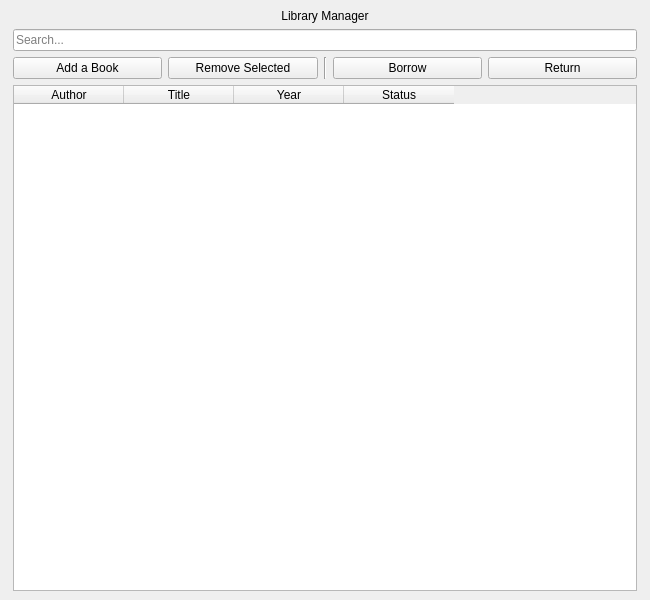
<?xml version="1.0" encoding="UTF-8"?>
<ui version="4.0">
 <class>MainWindow</class>
 <widget class="QMainWindow" name="MainWindow">
  <property name="geometry">
   <rect>
    <x>0</x>
    <y>0</y>
    <width>650</width>
    <height>600</height>
   </rect>
  </property>
  <property name="minimumSize">
   <size>
    <width>550</width>
    <height>400</height>
   </size>
  </property>
  <property name="windowTitle">
   <string>Library</string>
  </property>
  <widget class="QWidget" name="centralwidget">
   <layout class="QVBoxLayout" name="verticalLayout">
    <item>
     <layout class="QVBoxLayout" name="mainLayout" stretch="0,1,0,10">
      <property name="leftMargin">
       <number>4</number>
      </property>
      <property name="rightMargin">
       <number>4</number>
      </property>
      <item>
       <widget class="QLabel" name="header">
        <property name="text">
         <string>Library Manager</string>
        </property>
        <property name="alignment">
         <set>Qt::AlignCenter</set>
        </property>
       </widget>
      </item>
      <item>
       <widget class="QLineEdit" name="searchBar">
        <property name="inputMask">
         <string/>
        </property>
        <property name="placeholderText">
         <string>Search...</string>
        </property>
       </widget>
      </item>
      <item>
       <layout class="QHBoxLayout" name="buttons">
        <item>
         <widget class="QPushButton" name="addButton">
          <property name="text">
           <string>Add a Book</string>
          </property>
         </widget>
        </item>
        <item>
         <widget class="QPushButton" name="removeButton">
          <property name="text">
           <string>Remove Selected</string>
          </property>
         </widget>
        </item>
        <item>
         <widget class="Line" name="verticalLine">
          <property name="orientation">
           <enum>Qt::Vertical</enum>
          </property>
         </widget>
        </item>
        <item>
         <widget class="QPushButton" name="borrowButton">
          <property name="text">
           <string>Borrow</string>
          </property>
         </widget>
        </item>
        <item>
         <widget class="QPushButton" name="returnButton">
          <property name="text">
           <string>Return</string>
          </property>
         </widget>
        </item>
       </layout>
      </item>
      <item>
       <widget class="QTableWidget" name="table">
        <property name="selectionBehavior">
         <enum>QAbstractItemView::SelectRows</enum>
        </property>
        <property name="columnCount">
         <number>4</number>
        </property>
        <attribute name="horizontalHeaderMinimumSectionSize">
         <number>80</number>
        </attribute>
        <attribute name="horizontalHeaderDefaultSectionSize">
         <number>110</number>
        </attribute>
        <attribute name="horizontalHeaderHighlightSections">
         <bool>true</bool>
        </attribute>
        <attribute name="horizontalHeaderStretchLastSection">
         <bool>false</bool>
        </attribute>
        <column>
         <property name="text">
          <string>Author</string>
         </property>
        </column>
        <column>
         <property name="text">
          <string>Title</string>
         </property>
        </column>
        <column>
         <property name="text">
          <string>Year</string>
         </property>
        </column>
        <column>
         <property name="text">
          <string>Status</string>
         </property>
        </column>
       </widget>
      </item>
     </layout>
    </item>
   </layout>
  </widget>
 </widget>
 <resources/>
 <connections/>
</ui>
